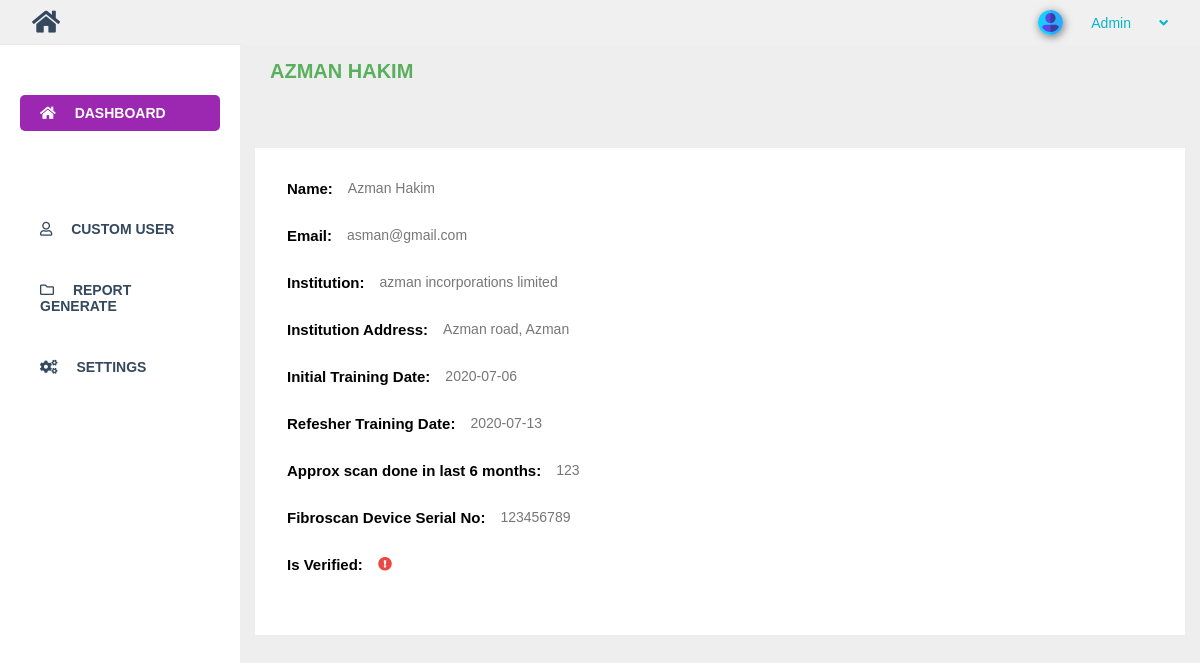
The page /admin/student-details.php?id=13 (signed in) on the database its author committed.
### tables this page shows
CREATE TABLE `examinee` (
  `id` int(10) NOT NULL AUTO_INCREMENT,
  `first_name` varchar(50) DEFAULT NULL,
  `last_name` varchar(50) DEFAULT NULL,
  `email` varchar(150) DEFAULT NULL,
  `institution` varchar(255) DEFAULT NULL,
  `initial_training_date` date DEFAULT NULL,
  `refresher_training_date` date DEFAULT NULL,
  `fibroscan_device_serial_no` varchar(150) DEFAULT NULL,
  `scan_done` int(10) DEFAULT NULL,
  `is_verified` tinyint(4) DEFAULT NULL,
  `inst_addr` varchar(100) DEFAULT NULL,
  PRIMARY KEY (`id`)
);

### admin/student-details.php (the view, shortened to what this page needs)
<?php
$conn = database();
if(isset($_GET['id'])){
    $id = $_GET['id'];
    $result = $conn->query("select * from examinee where id = '$id'") or die($conn->error);
    $student = $result->fetch_assoc();
}
?>
<!DOCTYPE html>
<html lang="en">
<head>
    <link rel="stylesheet" href="css/fontawesome.css">
    <link rel="stylesheet" href="style.css">
</head>
<body>
    <div id="main">
        <div id="page-wrapper">
            <div class="dashboard-area">
                <h3 class="section-heading"><?php echo $student['first_name'] . " " . $student['last_name'];  ?></h3>
                <div class="wrapper">
                    <table>
                        <tr>
                            <th>Name: </th>
                            <td><?php echo $student['first_name'] . " " . $student['last_name'];  ?></td>
                        </tr>
                        <tr>
                            <th>Email: </th>
                            <td><?php echo $student['email']; ?></td>
                        </tr>
                        <tr>
                            <th>Institution: </th>
                            <td><?php echo $student['institution']; ?></td>
                        </tr>
                        <tr>
                            <th>Institution Address: </th>
                            <td><?php echo $student['inst_addr']; ?></td>
                        </tr>
                        <tr>
                            <th>Initial Training Date: </th>
                            <td><?php echo $student['initial_training_date']; ?></td>
                        </tr>
                        <tr>
                            <th>Refesher Training Date: </th>
                            <td><?php echo $student['refresher_training_date']; ?></td>
                        </tr>
                        <tr>
                            <th>Approx scan done in last 6 months: </th>
                            <td><?php echo $student['scan_done']; ?></td>
                        </tr>
                        <tr>
                            <th>Fibroscan Device Serial No: </th>
                            <td><?php echo $student['fibroscan_device_serial_no']; ?></td>
                        </tr>
                        <tr>
                            <th>Is Verified: </th>
                            <td>
                            <?php if($student['is_verified'] == 1) : ?>
                                <?php echo "<i class='fas fa-user-check text-green'></i>"; ?>
                                <?php else : ?>
                                <?php echo "<i class='fas fa-exclamation-circle text-red'></i>"; ?>
                                <?php endif; ?>
                            </td>
                        </tr>
                    </table>
                </div>
            </div>
        </div>
    </div>
</body>
</html>

### admin/style.css (style rules this page uses)
* { margin: 0; padding: 0; box-sizing: border-box; font-family: Arial, Helvetica, sans-serif; }
:root { --th-bg-blue: #0bb4c8; --th-bg-green: #58b05c; --th-bg-danger: #eb4844; --th-bg-light:#eeeeee; --th-bg-primary:#9c27b0; --text-blue: #0bb4c8; --text-green: #58b05c; --text-danger: #eb4844; --text-white: white; --text-dark: #34495E; }
body { overflow: hidden; }
th { text-align: left; font-size: 15px; }
td { font-size: 14px; color: #777; margin-left: 15px; }
tr { margin-bottom: 30px; display: flex; justify-content: flex-start; }
table { width: 100%; }
.text-red { color: var(--th-bg-danger)!important; }
#page-wrapper { display: flex; justify-content: space-between; }
.dashboard-area { width: 80%; height: 100vh; padding-bottom: 100px; overflow-y: auto; background-color: var(--th-bg-light); }
h3.section-heading { color: var(--text-green); text-transform: uppercase; padding: 15px 30px; text-align: left; font-size: 20px; margin-bottom: 50px; }
.wrapper { padding: 30px; background: white; margin: 0 15px; }

### rows shown on the page
examinee: first_name "AZMAN", last_name "HAKIM", first_name "Azman", last_name "Hakim", email "asman@gmail.com", institution "azman incorporations limited", inst_addr "Azman road, Azman", initial_training_date "2020-07-06", refresher_training_date "2020-07-13", scan_done "123", fibroscan_device_serial_no "123456789"
